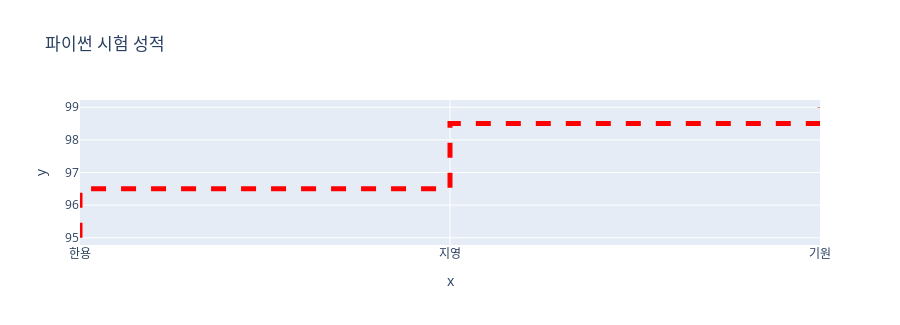

The notebook cell saved with this chart:
### Markdown cell above
##### line plot

### Code cell
import plotly.express as px

fig = px.line(x=['한용', '지영', '기원'],  y=[95, 98, 99], title = "파이썬 시험 성적", height=325)

# line_shape = 'linear'/'spline'/'hv'/'vh'/'hvh'/'vhv'
fig.update_traces(line_color='red', line_width=5, line_dash='dash', line_shape='vhv')
              
fig.show()

### Figure 1 — Plotly figure (JSON) as saved in the notebook; plotly's stock layout.template omitted (floating-point values rounded to 4 significant figures)
{"data": [{"hovertemplate": "x=%{x}<br>y=%{y}<extra></extra>", "legendgroup": "", "line": {"color": "red", "dash": "dash", "shape": "vhv", "width": 5}, "marker": {"symbol": "circle"}, "mode": "lines", "name": "", "orientation": "v", "showlegend": false, "type": "scatter", "x": ["한용", "지영", "기원"], "xaxis": "x", "y": [95, 98, 99], "yaxis": "y"}], "layout": {"height": 325, "legend": {"tracegroupgap": 0}, "title": {"text": "파이썬 시험 성적"}, "xaxis": {"anchor": "y", "domain": [0, 1], "title": {"text": "x"}}, "yaxis": {"anchor": "x", "domain": [0, 1], "title": {"text": "y"}}}}
